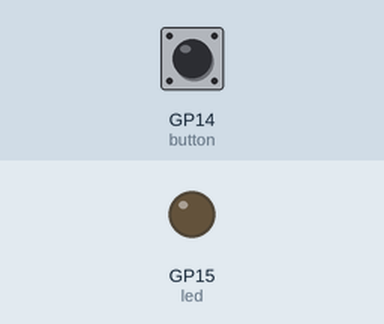
This program was run on a simulated Raspberry Pi Pico running MicroPython. Parts: output pins drawn as LEDs (lit = HIGH). The inputs (shaded band) are chosen by the test bench; at power-on: GP14 (button) LOW.

Above: at 1.2 s.
1.3 s: GP14 (button) pulled HIGH for 0.15 s
At 1.8 s:
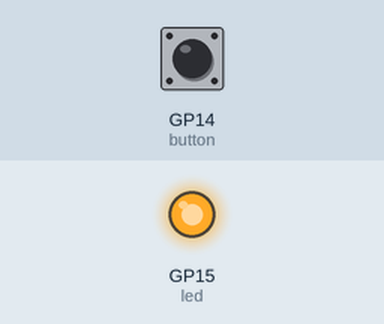
4.4 s: GP14 (button) pulled HIGH for 1 s
At 6.8 s:
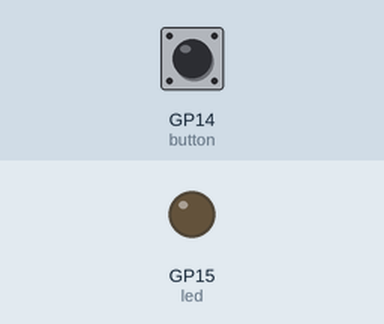
7.9 s: GP14 (button) pulled HIGH for 3.2 s
At 9.2 s:
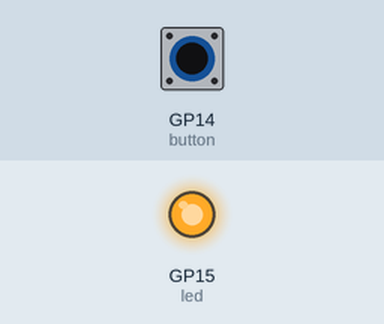
Timing chart, 0 to 13.4 s (numbered marks = the images above; inputs shaded):
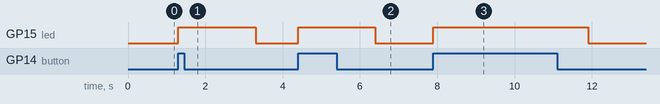

Measured:
- after the input at 1.3 s, GP15 (led): LOW → HIGH at once, → LOW 2.0 s later
- after the input at 4.4 s, GP15 (led): LOW → HIGH at once, → LOW 2.0 s later
- after the input at 7.9 s, GP15 (led): LOW → HIGH at once, → LOW 4.0 s later

The program:

button_and_led.py
```python
from machine import Pin
import utime

led = machine.Pin(15, machine.Pin.OUT)
button = machine.Pin(14, machine.Pin.IN, machine.Pin.PULL_DOWN)

while True:
    if button.value() == 1:
        led.value(1)
        utime.sleep(2)
    led.value(0)
```
